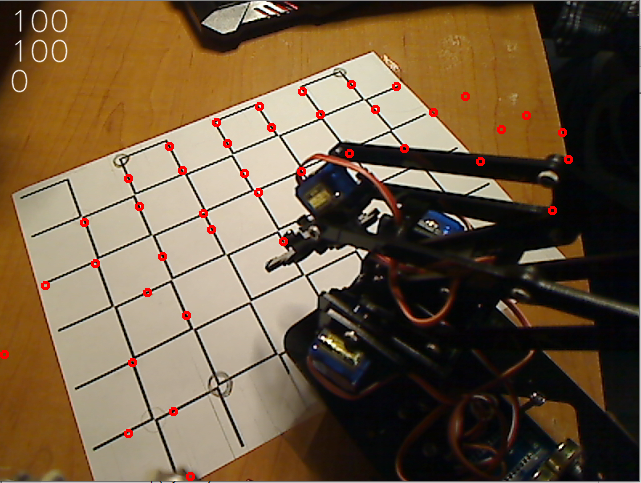
#> input picture ps1.png, 641 x 483 px
$ python test_data1.py ps1.png
#> lines starting #> are read from the running program, lines starting #| are printed output that depends on the picture; after the words box and inside, x2 and y2 are one past the last pixel; in counts of white or black regions, pixels touching at a corner belong together
#> (reads datafile1.dat from the repository)
#> in main, img1 is the input picture: shape (483, 641, 3); mean B, G, R 64.2, 89.3, 109.7
### PointOnMesh.py
# -*- coding: utf-8 -*-
"""
Created on  May 4, 2019
Derivation from http://kitchingroup.cheme.cmu.edu/blog/2015/01/18/Equation-of-a-plane-through-three-points/
Blue points are samples on which we are approximating.
Red points are approximated function values "ideal results".
Green points are results of approximation.
@author: Pinaxe
@License: WTFPL
"""
import numpy as np
import math

def aPlaneEquationBy3points(p1,p2,p3):
    p1,p2,p3=np.asarray(p1),np.asarray(p2),np.asarray(p3)
    v1 = p3 - p1 # These two vectors are in the plane
    v2 = p2 - p1
    cp = np.cross(v1, v2)    # the cross product is a vector normal to the plane
    a, b, c = cp
    d = np.dot(cp, p3) # This evaluates a * x3 + b * y3 + c * z3 which equals d
    # print('The equation is {0}x + {1}y + {2}z = {3}'.format(a, b, c, d))
    return (a,b,c,d)

def CollinearXY(a,b,c): # Check if points are collinear in XY projection so they do not define a plane.
    x1,y1,z1=a
    x2,y2,z2=b
    x3,y3,z3=c
    res=abs(x1*(y2-y3) + x2*(y3-y1) + x3*(y1-y2)) < 0.001  # 0.001 collinear enoug
    return res

def distXY(a,b): # Distance from A to B
    x1,y1,_=a
    x2,y2,_=b
    return (x1-x2)**2+(y1-y2)**2

def Near3List(pointList,target):
   p1=p2=p3= np.array([0,0,0])
   min1=min2=min3=100000
   for p in pointList:
      dist=distXY(p,target)
      if min1>dist:
         p3=p2; p2=p1; p1=p
         min3=min2; min2=min1; min1=dist
      elif min2>dist:
         p3=p2; p2=p
         min3=min2; min2=dist
      elif min3>dist and not CollinearXY(p1,p2,p):
         p3=p
         min3=dist
   if CollinearXY(p1,p2,p3): # If points are collinear find another one.
      for p in pointList:
         dist=distXY(p,target)
         if min3>dist and not CollinearXY(p1,p2,p): # This one is not collinear
            p3=p
            min3=dist
   list3=(p1,p2,p3)
   return list3

def ApproximatePoint(plane,pt):
    a,b,c,d=plane
    xt,yt,_=pt
    res=(d - a * xt - b * yt) / c
    return res

def ApproximatePointOnMesh(mesh,point):
    Near3points=Near3List(mesh ,point)
    plane=aPlaneEquationBy3points(*Near3points)
    res=ApproximatePoint(plane,point)
    return res

####################################################################

# [12 lines left out: function main, not called in this run]

####################################
# [2 lines that do not run on import are left out]

### test_data1.py
import cv2
import serial
import time
import marshal
import PointOnMesh
'''
The script intended to explore transformations from screen coordinates to MeArm control numbers
It employs the usb camera and MeArm robot arm to take an image of a scene.
Then you have to (use a mouse) click points corresponding to arm positions on the scene.
Script will store coordinates and corresponding PWM numbers.
When mapping established it'll ....
'''
def drawPoints(img,tuplist):
    global xs,ys,B,C,D
    for po in tuplist:
       cv2.circle(img,(po[0:2]),3,(0,0,255),2)
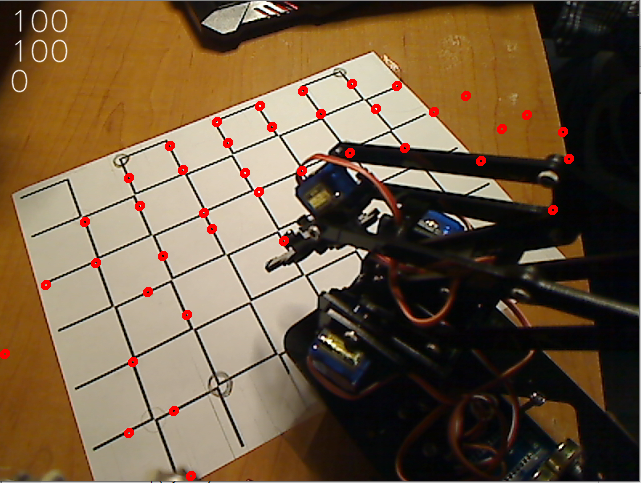
#> img: shape (483, 641, 3); 0.25% of pixels changed, all inside (x1, y1, x2, y2) = (1, 79, 574, 478)
    if True: #xs==200 and ys==200:
        b=PointOnMesh.ApproximatePointOnMesh(B,(xs,ys,0))
        c=PointOnMesh.ApproximatePointOnMesh(C,(xs,ys,0))
        d=PointOnMesh.ApproximatePointOnMesh(D,(xs,ys,0))
    else: a=0
    cv2.putText(img,str(xs)[:7], (10, 30), cv2.FONT_HERSHEY_SIMPLEX, 1.0, (255, 255, 255), lineType=cv2.LINE_AA)
    cv2.putText(img,str(ys)[:7], (10, 60), cv2.FONT_HERSHEY_SIMPLEX, 1.0, (255, 255, 255), lineType=cv2.LINE_AA)
    cv2.putText(img,str( b)[:7], (10, 90), cv2.FONT_HERSHEY_SIMPLEX, 1.0, (255, 255, 255), lineType=cv2.LINE_AA)
    cv2.putText(img,str( c)[:7], (10,120), cv2.FONT_HERSHEY_SIMPLEX, 1.0, (255, 255, 255), lineType=cv2.LINE_AA)
    cv2.putText(img,str( d)[:7], (10,150), cv2.FONT_HERSHEY_SIMPLEX, 1.0, (255, 255, 255), lineType=cv2.LINE_AA)
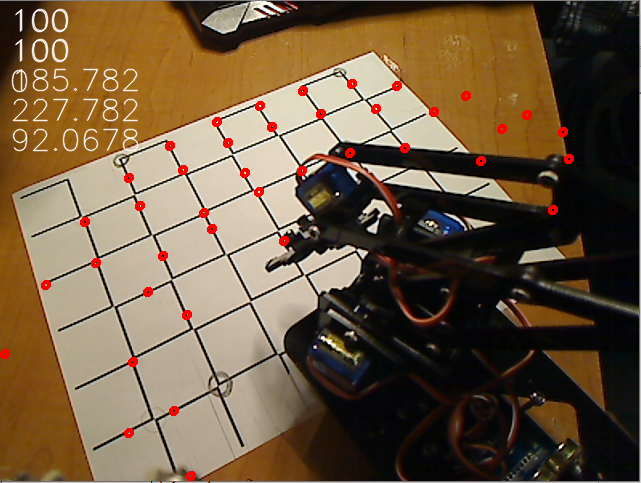
#> img: shape (483, 641, 3); mean B, G, R 65, 89.8, 110.5


def saveData(B,C,D):
    ouf = open('datafile.dat', 'wb')
    marshal.dump(B, ouf)
    marshal.dump(C, ouf)
    marshal.dump(D, ouf)
    ouf.close(  )

def loadData():
    inf = open('datafile1.dat', 'rb')
    a = marshal.load(inf)
    inf.close(  )
    return a

def MouseEventCallback(event, x, y, flags, param):
    global xs,ys,dataready
    if event == cv2.EVENT_LBUTTONUP:
        xo,yo=x,y
        dataready=True
    if event == cv2.EVENT_MOUSEMOVE:
        xs,ys=x,y

def main(argv=None):
    global A,B,C,D,dataready
    bcd=loadData()
    B=bcd[0::3]
    C=bcd[1::3]
    D=bcd[2::3]
    print(C)
    windowName = 'Drawing'
    img1= cv2.imread('ps1.png')
    cv2.namedWindow(windowName)
    cv2.setMouseCallback(windowName, MouseEventCallback)
    while (True):
      img=img1.copy()
      drawPoints(img, B)
      cv2.imshow(windowName, img)
      key=cv2.waitKey(1) & 0xFF
#> (key x is pressed here)
      if key== ord('x'):
         break
    cv2.destroyAllWindows()

xs=ys=100
xo=yo=100
dataready=False
B=C=D=[]
if __name__ == "__main__":
   main()
